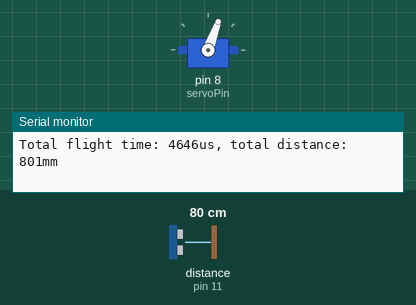
Recording of a sketch running on a simulated Arduino Uno, built with avr-gcc and run on an emulated ATmega328P. Parts: servo, the last lines printed to the serial monitor. Wiring (inferred from the names in the program): ultrasonic range finder: trigger pin 12; echo pin 11. Inputs (shaded band) come from the test bench; at power-on: distance to the obstacle (sensor on pin 11) 80 cm. The echo pulse lasts 58.3 µs per cm.

Above: at 1.2 s.
1.3 s: distance to the obstacle (sensor on pin 11) set to 18 cm
At 2.4 s:
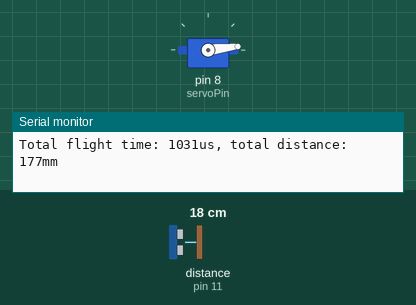
3.0 s: distance to the obstacle (sensor on pin 11) set to 35 cm
At 4.1 s:
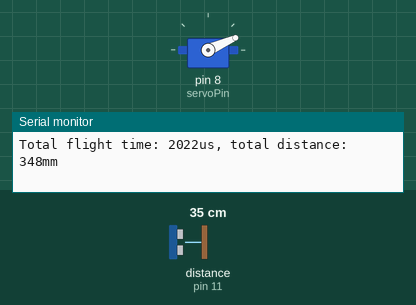
4.5 s: distance to the obstacle (sensor on pin 11) set to 60 cm
At 4.8 s:
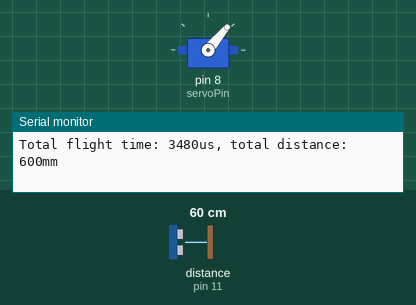
6.0 s: distance to the obstacle (sensor on pin 11) set to 120 cm
At 7.2 s:
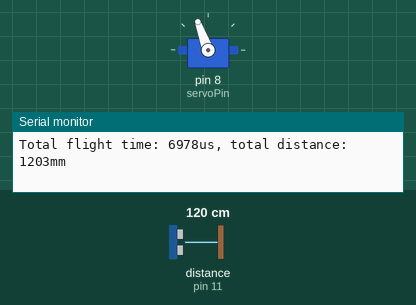
Timing chart, 0 to 8.6 s (numbered marks = the images above; inputs shaded):
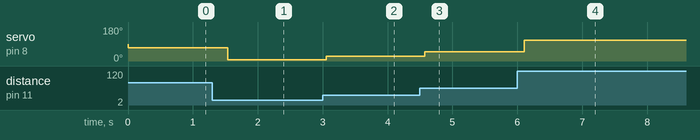

Measured:
- after the input at 1.3 s, servo on pin 8 (servoPin): 70° → 7° after 0.24 s
- after the input at 3.0 s, servo on pin 8 (servoPin): 7° → 24° after 0.06 s
- after the input at 4.5 s, servo on pin 8 (servoPin): 24° → 50° after 0.08 s
- after the input at 6.0 s, servo on pin 8 (servoPin): 50° → 110° after 0.11 s

The sketch:

5_ultrasonic.ino
```cpp
/*
Fazlı, Balkan, 2380178
12.02.2021
*/
#include<Servo.h>
#define servoPin 8

const int pingPin = 12; // Trigger Pin of Ultrasonic Sensor
const int echoPin = 11; // Echo Pin of Ultrasonic Sensor
long duration; // duration of signal

Servo servo;

void setup() {
  // setup pin directions
  pinMode(pingPin, OUTPUT);
  pinMode(echoPin, INPUT);
  Serial.begin(115200); // Starting Serial Terminal
  servo.attach(servoPin); // Servo setup
  pinMode(servoPin, OUTPUT); // Setting servoPin as output
}

void loop() {
  duration = readUltraSonic();
  Serial.print("Total flight time: ");
  Serial.print(duration);
  Serial.print("us, total distance: ");
  Serial.print(microseconds2Millimeters(duration));
  Serial.println("mm");

  //calling the function to rotate the servo
  rotater(microseconds2Millimeters(duration));
  delay(250); // rest for a while
}

long readUltraSonic(){
  /*
  Reads the ultrasonic sensor
  This is a standart function where
  a ping signal is sent through trigger pin
  and an echo is expected in return
  */
  digitalWrite(pingPin, LOW);
  delayMicroseconds(2);
  digitalWrite(pingPin, HIGH);
  delayMicroseconds(10);
  digitalWrite(pingPin, LOW);
  // listen for echo and return it, and use a time out since
  // sensor has a range of 4 meters, why is there a 25000
  // pleare read the help for pulseIn
  return pulseIn(echoPin, HIGH, 25000);
}
long microseconds2Millimeters(long microseconds) {
  /*
  convert microsecond to centimeters:
  speed of sound is 343 m / s * 1000 mm / 1 m
  speed of sound is 343 * 1000 mm / s * 1 s / 1000000 us
  speed of sound is 0.343 mm / us
  however, use of floating point is not a good idea here
  best long integer approximation for us to mm is:
  note that sound travels back and forth
  hence distance to the obstacle shoould be half the distance
  that the sound wave traveled... note this fact.
  to get a proper result update the following return expression
  so that returned value is the best integer approxiamtion of
  the sensed distance
  NOTE that you have to fix this so that the mm values returned
  matches the cm values displayed when you click on the sensor
  and move the target circle around
  */
  return microseconds * 10 / 29 / 2;
}
/*
 * Takes the angle as input.
 * Rotates the servo when the obstacle is in the range of 10-180.
 */
void rotater(int angle)
{
  angle /= 10;
  if (angle > 10 && angle < 190) {
    servo.write(angle - 10);
  }
}
```
